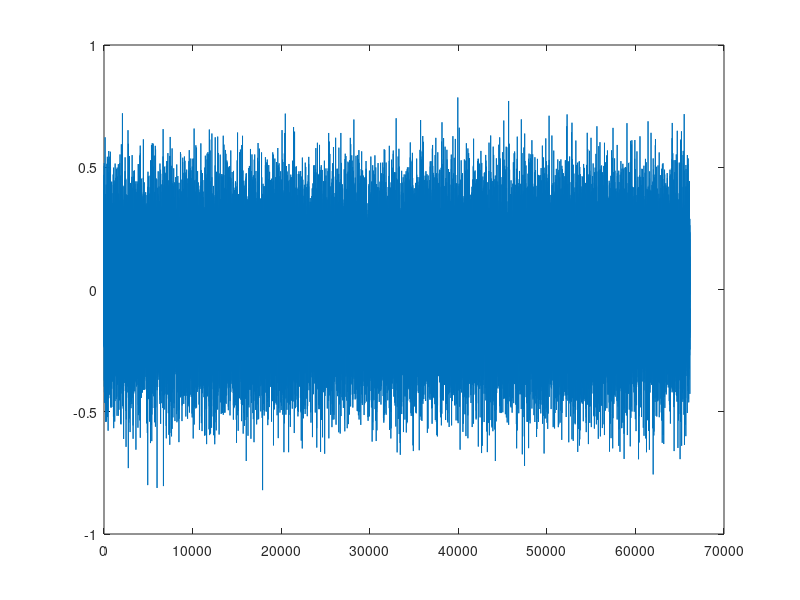

This figure's MATLAB source:

clc, clear all, close all
%%


fs = 44100;  % sample rate
time = 1.5 ; % tiempo de la senal

numSamples = fs * time ; % durasion de la senal en muestras 

ruidO = randn(numSamples,1); % de una columna

plot(ruidO) 

%%
% escalar amplitud
ruidO = 0.2 * randn(numSamples,1);
plot(ruidO);
audiowrite('ruidoBlanco.wav',ruidO,fs); % igual amplitud en toda slas frecuencias


% https://www.youtube.com/watch?v=UQxyk1Qs2gU